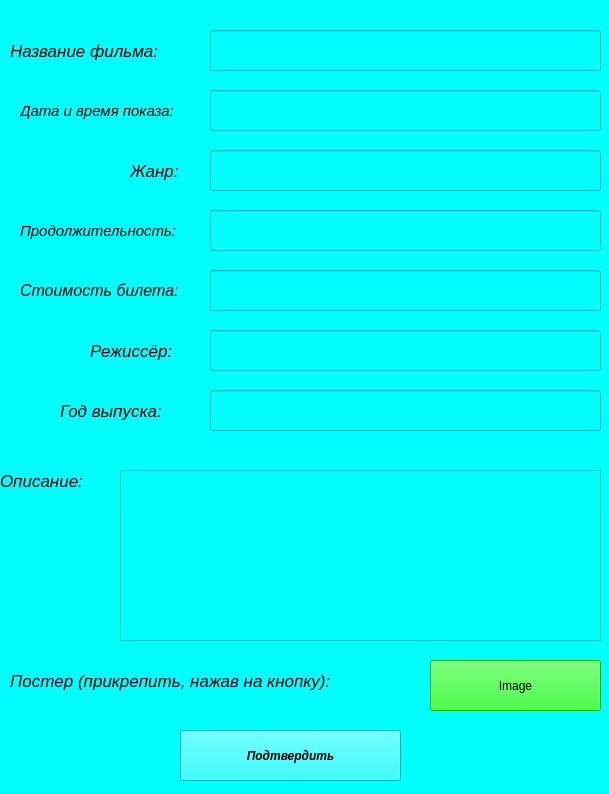
<?xml version="1.0" encoding="UTF-8"?>
<ui version="4.0">
 <class>data_input</class>
 <widget class="QWidget" name="data_input">
  <property name="geometry">
   <rect>
    <x>0</x>
    <y>0</y>
    <width>609</width>
    <height>794</height>
   </rect>
  </property>
  <property name="windowTitle">
   <string>Form</string>
  </property>
  <property name="styleSheet">
   <string notr="true">background-color: rgb(0, 255, 255);</string>
  </property>
  <widget class="QLabel" name="label">
   <property name="geometry">
    <rect>
     <x>10</x>
     <y>20</y>
     <width>191</width>
     <height>61</height>
    </rect>
   </property>
   <property name="font">
    <font>
     <pointsize>13</pointsize>
     <italic>true</italic>
    </font>
   </property>
   <property name="text">
    <string>Название фильма:</string>
   </property>
  </widget>
  <widget class="QLineEdit" name="title_inp">
   <property name="geometry">
    <rect>
     <x>210</x>
     <y>30</y>
     <width>391</width>
     <height>41</height>
    </rect>
   </property>
   <property name="font">
    <font>
     <pointsize>13</pointsize>
    </font>
   </property>
   <property name="text">
    <string/>
   </property>
  </widget>
  <widget class="QLabel" name="label_2">
   <property name="geometry">
    <rect>
     <x>20</x>
     <y>80</y>
     <width>181</width>
     <height>61</height>
    </rect>
   </property>
   <property name="font">
    <font>
     <pointsize>11</pointsize>
     <italic>true</italic>
    </font>
   </property>
   <property name="text">
    <string>Дата и время показа:</string>
   </property>
  </widget>
  <widget class="QLineEdit" name="data_time_inp">
   <property name="geometry">
    <rect>
     <x>210</x>
     <y>90</y>
     <width>391</width>
     <height>41</height>
    </rect>
   </property>
   <property name="font">
    <font>
     <pointsize>13</pointsize>
    </font>
   </property>
   <property name="text">
    <string/>
   </property>
  </widget>
  <widget class="QLabel" name="label_3">
   <property name="geometry">
    <rect>
     <x>130</x>
     <y>140</y>
     <width>71</width>
     <height>61</height>
    </rect>
   </property>
   <property name="font">
    <font>
     <pointsize>13</pointsize>
     <italic>true</italic>
    </font>
   </property>
   <property name="text">
    <string>Жанр:</string>
   </property>
  </widget>
  <widget class="QLineEdit" name="genre_inp">
   <property name="geometry">
    <rect>
     <x>210</x>
     <y>150</y>
     <width>391</width>
     <height>41</height>
    </rect>
   </property>
   <property name="font">
    <font>
     <pointsize>13</pointsize>
    </font>
   </property>
   <property name="text">
    <string/>
   </property>
  </widget>
  <widget class="QLabel" name="label_4">
   <property name="geometry">
    <rect>
     <x>20</x>
     <y>200</y>
     <width>181</width>
     <height>61</height>
    </rect>
   </property>
   <property name="font">
    <font>
     <pointsize>11</pointsize>
     <italic>true</italic>
    </font>
   </property>
   <property name="text">
    <string>Продолжительность:</string>
   </property>
  </widget>
  <widget class="QLineEdit" name="duration_inp">
   <property name="geometry">
    <rect>
     <x>210</x>
     <y>210</y>
     <width>391</width>
     <height>41</height>
    </rect>
   </property>
   <property name="font">
    <font>
     <pointsize>13</pointsize>
    </font>
   </property>
   <property name="text">
    <string/>
   </property>
  </widget>
  <widget class="QLabel" name="label_5">
   <property name="geometry">
    <rect>
     <x>20</x>
     <y>260</y>
     <width>181</width>
     <height>61</height>
    </rect>
   </property>
   <property name="font">
    <font>
     <pointsize>12</pointsize>
     <italic>true</italic>
    </font>
   </property>
   <property name="text">
    <string>Стоимость билета:</string>
   </property>
  </widget>
  <widget class="QLineEdit" name="price_inp">
   <property name="geometry">
    <rect>
     <x>210</x>
     <y>270</y>
     <width>391</width>
     <height>41</height>
    </rect>
   </property>
   <property name="font">
    <font>
     <pointsize>13</pointsize>
    </font>
   </property>
   <property name="text">
    <string/>
   </property>
  </widget>
  <widget class="QLabel" name="label_6">
   <property name="geometry">
    <rect>
     <x>90</x>
     <y>320</y>
     <width>111</width>
     <height>61</height>
    </rect>
   </property>
   <property name="font">
    <font>
     <pointsize>13</pointsize>
     <italic>true</italic>
    </font>
   </property>
   <property name="text">
    <string>Режиссёр:</string>
   </property>
  </widget>
  <widget class="QLineEdit" name="director_inp">
   <property name="geometry">
    <rect>
     <x>210</x>
     <y>330</y>
     <width>391</width>
     <height>41</height>
    </rect>
   </property>
   <property name="font">
    <font>
     <pointsize>13</pointsize>
    </font>
   </property>
   <property name="text">
    <string/>
   </property>
  </widget>
  <widget class="QLabel" name="label_7">
   <property name="geometry">
    <rect>
     <x>60</x>
     <y>380</y>
     <width>141</width>
     <height>61</height>
    </rect>
   </property>
   <property name="font">
    <font>
     <pointsize>13</pointsize>
     <italic>true</italic>
    </font>
   </property>
   <property name="text">
    <string>Год выпуска:</string>
   </property>
  </widget>
  <widget class="QLineEdit" name="year_inp">
   <property name="geometry">
    <rect>
     <x>210</x>
     <y>390</y>
     <width>391</width>
     <height>41</height>
    </rect>
   </property>
   <property name="font">
    <font>
     <pointsize>13</pointsize>
    </font>
   </property>
   <property name="text">
    <string/>
   </property>
  </widget>
  <widget class="QLabel" name="label_8">
   <property name="geometry">
    <rect>
     <x>0</x>
     <y>450</y>
     <width>111</width>
     <height>61</height>
    </rect>
   </property>
   <property name="font">
    <font>
     <pointsize>13</pointsize>
     <italic>true</italic>
    </font>
   </property>
   <property name="text">
    <string>Описание:</string>
   </property>
  </widget>
  <widget class="QTextEdit" name="description_inp">
   <property name="geometry">
    <rect>
     <x>120</x>
     <y>470</y>
     <width>481</width>
     <height>171</height>
    </rect>
   </property>
   <property name="font">
    <font>
     <pointsize>10</pointsize>
    </font>
   </property>
   <property name="html">
    <string>&lt;!DOCTYPE HTML PUBLIC &quot;-//W3C//DTD HTML 4.0//EN&quot; &quot;http://www.w3.org/TR/REC-html40/strict.dtd&quot;&gt;
&lt;html&gt;&lt;head&gt;&lt;meta name=&quot;qrichtext&quot; content=&quot;1&quot; /&gt;&lt;style type=&quot;text/css&quot;&gt;
p, li { white-space: pre-wrap; }
&lt;/style&gt;&lt;/head&gt;&lt;body style=&quot; font-family:'MS Shell Dlg 2'; font-size:10pt; font-weight:400; font-style:normal;&quot;&gt;
&lt;p style=&quot;-qt-paragraph-type:empty; margin-top:0px; margin-bottom:0px; margin-left:0px; margin-right:0px; -qt-block-indent:0; text-indent:0px;&quot;&gt;&lt;br /&gt;&lt;/p&gt;&lt;/body&gt;&lt;/html&gt;</string>
   </property>
  </widget>
  <widget class="QLabel" name="label_9">
   <property name="geometry">
    <rect>
     <x>10</x>
     <y>650</y>
     <width>411</width>
     <height>61</height>
    </rect>
   </property>
   <property name="font">
    <font>
     <pointsize>13</pointsize>
     <italic>true</italic>
    </font>
   </property>
   <property name="text">
    <string>Постер (прикрепить, нажав на кнопку):</string>
   </property>
  </widget>
  <widget class="QPushButton" name="poster_btn">
   <property name="geometry">
    <rect>
     <x>430</x>
     <y>660</y>
     <width>171</width>
     <height>51</height>
    </rect>
   </property>
   <property name="styleSheet">
    <string notr="true">background-color: rgb(0, 255, 0);</string>
   </property>
   <property name="text">
    <string>Image</string>
   </property>
  </widget>
  <widget class="QPushButton" name="write_data">
   <property name="geometry">
    <rect>
     <x>180</x>
     <y>730</y>
     <width>221</width>
     <height>51</height>
    </rect>
   </property>
   <property name="font">
    <font>
     <weight>75</weight>
     <italic>true</italic>
     <bold>true</bold>
    </font>
   </property>
   <property name="styleSheet">
    <string notr="true">background-color: rgb(255, 170, 0);
border-width: 2px;
border-radius: 10px;
padding: 6px;
}
QPushButton:hover{
border-style: outset;
color: white;
effect = QtWidgets.QGraphicsDropShadowEffect(QPushButton);
effect.setOffset(0, 0);
effect.setBlurRadius(20);
effect.setColor(QColor(57, 219, 255));
QPushButton.setGraphicsEffect(effect);
</string>
   </property>
   <property name="text">
    <string>Подтвердить</string>
   </property>
  </widget>
 </widget>
 <resources/>
 <connections/>
</ui>
